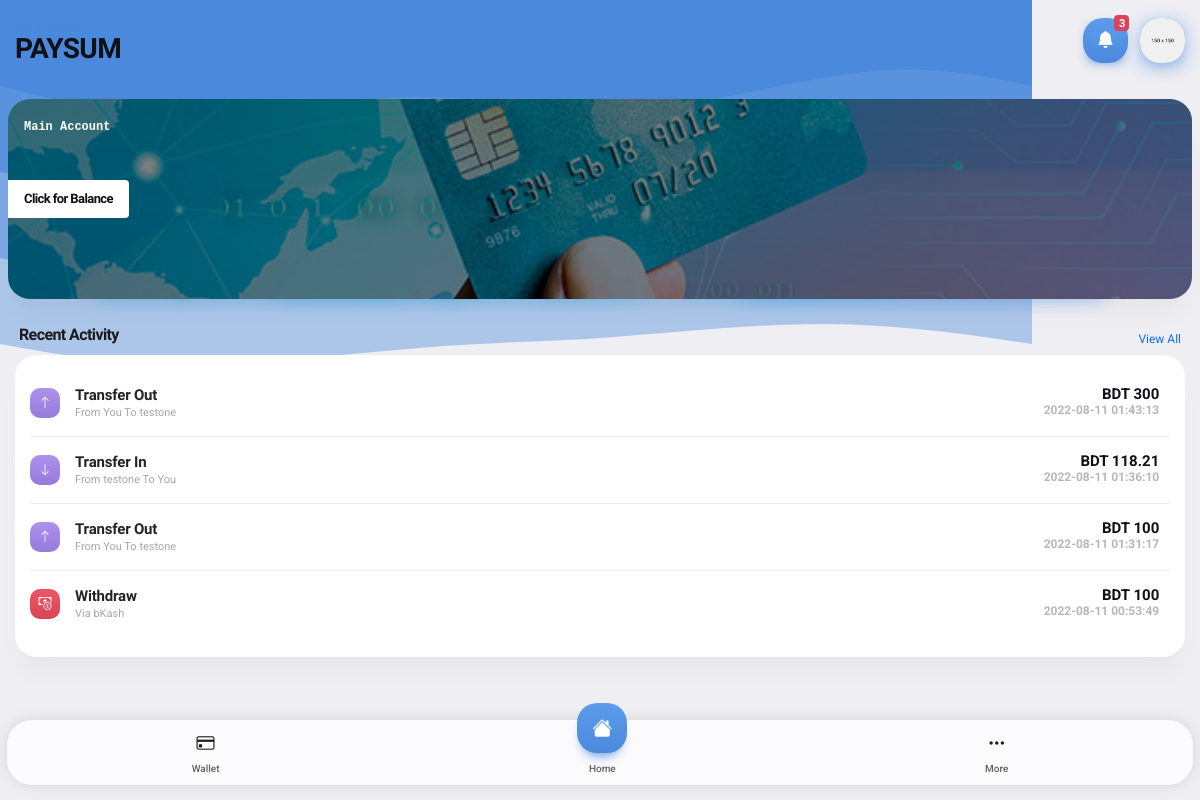
The app's page /index.php (signed in), older data.
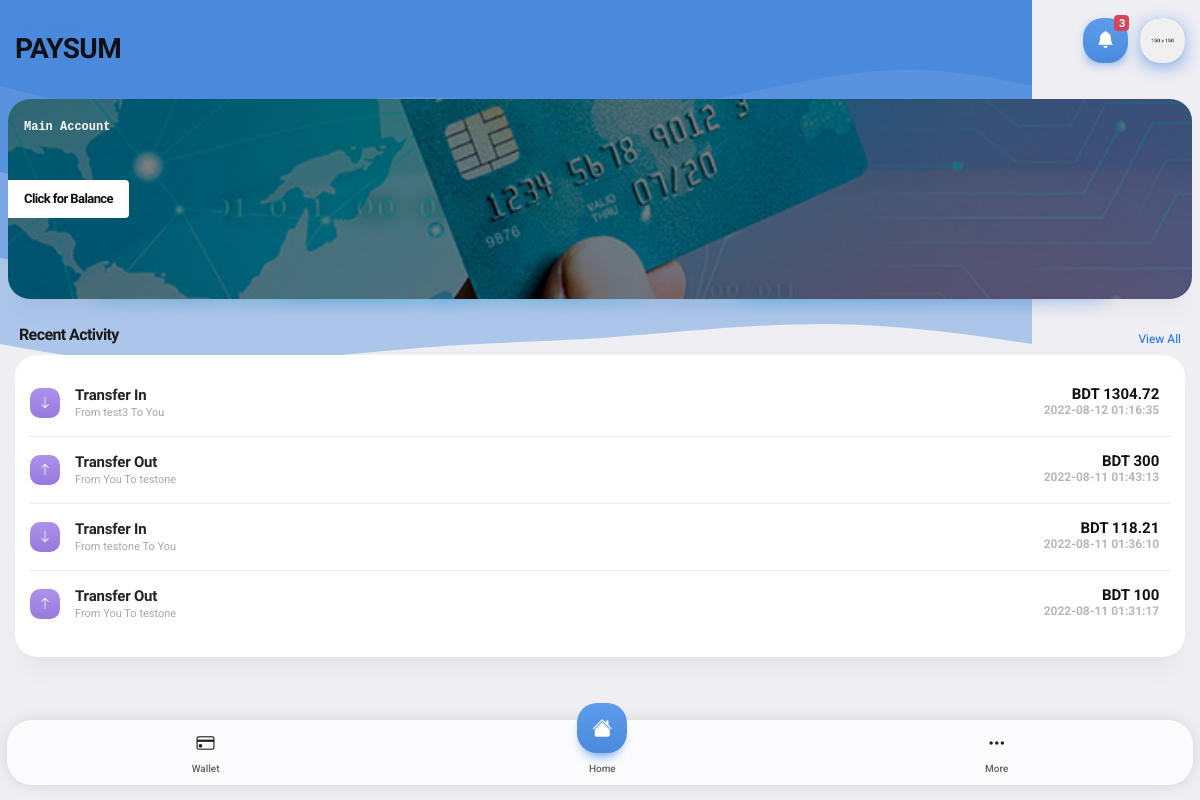
The same page, newer data.
### tables this page shows
CREATE TABLE `transactions` (
  `transaction_id` int(11) NOT NULL,
  `transaction_type` enum('deposit','transfer','withdraw') NOT NULL COMMENT 'deposit, withdraw, transfer',
  `from_customer_id` int(11) NOT NULL,
  `to_customer_id` int(11) NOT NULL,
  `transaction_amount` int(11) NOT NULL,
  `transaction_amount_type` varchar(20) NOT NULL,
  `transaction_from_country_id` int(11) NOT NULL,
  `transaction_to_country_id` int(11) NOT NULL,
  `transaction_charge` int(11) NOT NULL,
  `transaction_date_time` datetime NOT NULL
);

CREATE TABLE `customers` (
  `customer_id` int(11) NOT NULL,
  `customer_name` varchar(100) DEFAULT NULL,
  `customer_dob` date DEFAULT NULL,
  `customer_phone` varchar(50) DEFAULT NULL,
  `customer_gender` varchar(10) DEFAULT NULL,
  `customer_address` varchar(256) DEFAULT NULL,
  `customer_country_id` int(10) DEFAULT NULL,
  `customer_email` varchar(100) NOT NULL,
  `customer_username` varchar(50) NOT NULL,
  `customer_password` varchar(300) NOT NULL,
  `registration_datetime` datetime NOT NULL
);

CREATE TABLE `accounts` (
  `account_id` int(11) NOT NULL,
  `country_id` int(11) NOT NULL,
  `account_name` varchar(20) NOT NULL
);

### inc/config.inc.php (called while the page is built, shortened)
<?php
function connectDB()
{
	$conn = new mysqli(DB_SERVER, DB_USERNAME, DB_PASSWORD, DB_NAME);
	return $conn;
}
function getRates($file='inc/rates.json')
{
	$json = file_get_contents($file);
	$json_data = json_decode($json,true);
	$rates = $json_data['rates'];
	return $rates;
}
function convertRate($amount, $currencyType, $convertTo='USD')
{
	$rates = getRates();
	$currencyTypeAmount = $rates[$currencyType];
	if ($convertTo=="USD") {
		return ["amount"=>round(($amount / $currencyTypeAmount), 2), "type"=>$convertTo];
	}
	return ["amount"=> round((($amount / $currencyTypeAmount)*$rates[$convertTo]), 2), "type"=>$convertTo];
}
function getUserData($searchValue, $search_type='customer_id')
{
	if ($searchValue) {
		$conn = connectDB();
		$q1 = "SELECT * FROM customers WHERE ".$search_type."=?";
		$stmt1 = $conn->prepare($q1);
		if ($search_type=='customer_id') {
			$stmt1->bind_param('i',$searchValue);
		}else{
			$stmt1->bind_param('s',$searchValue);
		}
		$stmt1->execute();
		$result1 = $stmt1->get_result();
			$datas = $result1->fetch_assoc();
			$whiteListed = [
				'customer_id' => $datas['customer_id'],
				'customer_email' => $datas['customer_email'],
				'customer_name' => $datas['customer_name'],
				'customer_phone' => $datas['customer_phone'],
				'customer_username' => $datas['customer_username'],
				'customer_country_id' => $datas['customer_country_id'],
			];
			return $whiteListed;
	}
	return false;
}
function getCountryData($country_id)
{
	$conn = connectDB();
	$q1 = "SELECT * FROM country WHERE country_id=? ";
	$stmt1 = $conn->prepare($q1);
	$stmt1->bind_param('i',$country_id);
	$stmt1->execute();
	$result1 = $stmt1->get_result();
	$datas = $result1->fetch_assoc();
	return $datas;
}
function getAccountByAccountId($accountId)
{
	$conn = connectDB();
	$q1 = "SELECT * FROM accounts WHERE account_id=? ";
	$stmt1 = $conn->prepare($q1);
	$stmt1->bind_param('i',$accountId);
	$stmt1->execute();
	$result1 = $stmt1->get_result();
	$datas = $result1->fetch_assoc();
	return $datas;
}
function currentBalance($customer_id)
{
	if ($customer_id) {
		$conn1 = connectDB();
		$conn2 = connectDB();
		$q1 = "SELECT * FROM transactions WHERE to_customer_id=? AND (transaction_type='deposit' OR transaction_type='transfer') ";
		$q2 = "SELECT * FROM transactions WHERE from_customer_id=? AND (transaction_type='withdraw' OR transaction_type='transfer') ";
		$stmt1 = $conn1->prepare($q1);
		$stmt2 = $conn2->prepare($q2);
		$stmt1->bind_param('i',$customer_id);
		$stmt2->bind_param('i',$customer_id);
		$stmt1->execute();
		$stmt2->execute();
		$result1 = $stmt1->get_result();
		$result2 = $stmt2->get_result();
		$customerData = getUserData($customer_id);
		$countryData = getCountryData($customerData['customer_country_id']);
		$nativeCurrency = $countryData['country_currency'];
		$inBalance = $outBalance = 0;
		while ( $row1 = $result1->fetch_assoc()) {
			if ($nativeCurrency==$row1['transaction_amount_type']) {
				$inBalance += $row1['transaction_amount'];
			}else{
				$convertedBalance = convertRate($row1['transaction_amount'], $row1['transaction_amount_type'], $nativeCurrency)['amount'];
				$inBalance += $convertedBalance;
			}
		}
		while ( $row2 = $result2->fetch_assoc()) {
			if ($nativeCurrency==$row2['transaction_amount_type']) {
				$outBalance += $row2['transaction_amount'];
			}else{
				$convertedBalance = convertRate($row2['transaction_amount'], $row2['transaction_amount_type'], $nativeCurrency)['amount'];
				$outBalance += $convertedBalance;
			}
		}
		$whiteListed = [
			'balance' => $inBalance-$outBalance,
			'customer_id' => $customer_id,
		];
		return $whiteListed;
	}
}
function getTransactions($customerId, $limit=null, $transaction_id = null){
	$conn = connectDB();
	$transactions = [];
	$q1 = "SELECT * FROM transactions WHERE from_customer_id='$customerId' OR to_customer_id='$customerId' ORDER BY transaction_date_time DESC";
	if ($limit!=null && $limit>0) {
		$q1 .= " LIMIT ".$limit;
	}
	$result1 = $conn->query($q1);
	if ($result1->num_rows > 0) {
		while($row1 = $result1->fetch_assoc()) {
				$transactions[]=$row1;
		}
	}
	return $transactions;
}

### index.php (the view, shortened to what this page needs)
<?php
require_once 'inc/config.inc.php';
$customer_id = $_SESSION['userData']['customer_id'];
$customerData = getUserData($customer_id);
$countryData = getCountryData($customerData['customer_country_id']);
$currentBalance = currentBalance($customerData['customer_id'])['balance'];
$transactions = getTransactions($customerData['customer_id'], 4);
?>
<?php require_once 'inc/header.inc.php'; ?>
    <?php require_once 'inc/footer_bar.inc.php'; ?>
    <div class="page-content footer-clear">
        <?php require_once 'inc/page_title.inc.php'; ?>
        <div class="p-2">
            <div class="card card-style m-0 bg-7 shadow-card shadow-card-m" style="height:200px">
                <div class="card-center">
                    <div class="bg-theme px-3 py-2 rounded-end d-inline-block">
                        <h1 class="font-13 my-n1">
                            <a class="color-theme" data-bs-toggle="collapse" href="#balance3" aria-controls="balance2">Click for Balance</a>
                        </h1>
                    </div>
                </div>
                <strong class="card-top no-click font-12 p-3 color-white font-monospace">Main Account</strong>
                <div class="card-overlay bg-black opacity-50"></div>
            </div>
        </div>
<br>
        <div class="content my-0 mt-n2 px-1">
            <div class="d-flex">
                <div class="align-self-center">
                    <h3 class="font-16 mb-2">Recent Activity</h3>
                </div>
                <div class="align-self-center ms-auto">
                    <a href="activity.php" class="font-12 pt-1">View All</a>
                </div>
            </div>
        </div>
        <div class="card card-style">
            <div class="content">
                <div class="list-group list-custom list-group-m list-group-flush rounded-xs">
                    <?php
                    foreach ($transactions as $transaction) {
                        if ($transaction['transaction_type']=="deposit" && $transaction['to_customer_id']==$customer_id) {
                    ?>
                    <a href="#" class="list-group-item">
                        <i class="has-bg gradient-green color-white rounded-xs bi bi-cash-coin"></i>
                        <div><strong>Deposit</strong><span> From <?=getAccountByAccountId($transaction['from_customer_id'])['account_name']?></span> </div>
                        <span class="badge bg-transparent color-theme text-end font-15">
                           <?=$transaction['transaction_amount_type']?> <?=$transaction['transaction_amount']?> <br>
                           <em class="fst-normal font-12 opacity-30"><?=$transaction['transaction_date_time']?></em>
                        </span>
                    </a>
                    <?php }else if ($transaction['transaction_type']=="withdraw" && $transaction['from_customer_id']==$customer_id) { ?>
                        <a href="#" class="list-group-item">
                            <i class="has-bg gradient-red color-white rounded-xs bi bi-cash-coin"></i>
                            <div><strong>Withdraw</strong><span> Via <?=getAccountByAccountId($transaction['to_customer_id'])['account_name']?></span> </div>
                            <span class="badge bg-transparent color-theme text-end font-15">
                               <?=$transaction['transaction_amount_type']?> <?=$transaction['transaction_amount']?> <br>
                               <em class="fst-normal font-12 opacity-30"><?=$transaction['transaction_date_time']?></em>
                            </span>
                        </a>
                   <?php }else if ($transaction['transaction_type']=="transfer") {
                    $from = "";
                    $to = "";
                    $suffix = "";
                    $iconClass = "bi-suffle";
                    $transactionAmountType = $transaction['transaction_amount_type'];
                    $transactionAmount = $transaction['transaction_amount'];
                    if ($transaction['from_customer_id']==$customer_id) {
                        $from = "You";
                        $to = getUserData($transaction['to_customer_id'])['customer_username'];
                        $suffix = "Out";
                        $iconClass = "bi-arrow-up";
                    }else{
                        $from = getUserData($transaction['from_customer_id'])['customer_username'];
                        $to = "You";
                        $suffix = "In";
                        $iconClass = "bi-arrow-down";
                        if ($transaction['transaction_amount_type']!= $countryData['country_currency']) {
                            $convertedTransaction = convertRate($transactionAmount, $transactionAmountType, $countryData['country_currency']);
                            $transactionAmountType = $convertedTransaction['type'];
                            $transactionAmount = $convertedTransaction['amount'];
                        }
                    }
                    ?>
                        <a href="#" class="list-group-item">
                            <i class="has-bg gradient-magenta color-white rounded-xs bi <?=$iconClass?>"></i>
                            <div><strong>Transfer <?=$suffix?></strong><span> From <?=$from?> To <?=$to?> </span> </div>
                            <span class="badge bg-transparent color-theme text-end font-15">
                               <?=$transactionAmountType?> <?=$transactionAmount?> <br>
                               <em class="fst-normal font-12 opacity-30"><?=$transaction['transaction_date_time']?></em>
                            </span>
                        </a>
                   <?php } ?>
                <?php } ?>
                </div>
            </div>
        </div>
    </div>
</div>
</body>

### inc/header.inc.php (shortened to what this page needs)
<!DOCTYPE HTML>
<html lang="en">
<head>
<link rel="stylesheet" type="text/css" href="styles/bootstrap.css">
<link rel="stylesheet" type="text/css" href="fonts/bootstrap-icons.css">
<link rel="stylesheet" type="text/css" href="styles/style.css?id="<?=date("mi")?>>
<link rel="apple-touch-icon" sizes="180x180" href="app/icons/icon-192x192.png"></head>
<body class="theme-light">
<div id="page">

### inc/footer_bar.inc.php
<div id="footer-bar" class="footer-bar-1 footer-bar-detached">
    <a href="wallet.php"><i class="bi bi-credit-card"></i><span>Wallet</span></a>
    <a href="index.php" class="circle-nav-2"><i class="bi bi-house-fill"></i><span>Home</span></a>
    <a href="#" data-bs-toggle="offcanvas" data-bs-target="#menu-sidebar"><i class="bi bi-three-dots"></i><span>More</span></a>
</div>

### inc/page_title.inc.php (shortened to what this page needs)
<div class="pt-3">
    <div class="page-title d-flex">
        <div class="align-self-center me-auto">
            <p class="color-highlight">Hello there!</p>
            <h1 class="color-theme"><?php if (isset($title)) {
                echo $title;
            }else{
                echo "PAYSUM";
            } ?></h1>
        </div>
        <div class="align-self-center ms-auto">
            <a href="#"
            data-bs-toggle="offcanvas"
            data-bs-target="#menu-notifications"
            class="icon gradient-blue color-white shadow-bg shadow-bg-xs rounded-m">
                <i class="bi bi-bell-fill font-17"></i>
                <em class="badge bg-red-dark color-white scale-box">3</em>
            </a>
            <a href="#"
            data-bs-toggle="dropdown"
            class="icon gradient-blue shadow-bg shadow-bg-s rounded-m">
                <img src="images/pictures/25s.jpg" width="45" class="rounded-m" alt="img">
            </a>
        </div>
    </div>
</div>

Row changes from the older to the newer data that the page shows:
no longer on this page (row unchanged): transactions: to_customer.account_name "bKash", transaction_amount_type "BDT", transaction_amount "100", transaction_date_time "2022-08-11 00:53:49"
added transactions: from_customer.customer_id "In", from_customer.customer_username "test3", from_customer.customer_id "You", transactionAmountType "BDT", transactionAmount "1304.72", transaction_date_time "2022-08-12 01:16:35"
